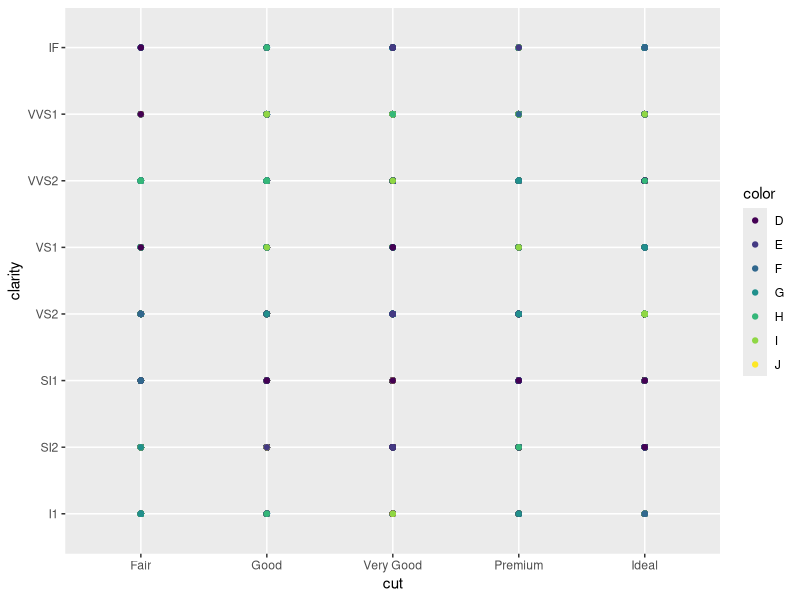

Generate this figure with R:
### Quick R Script
### Visualize diamonds dataset

library(ggplot2)
library(dplyr)

# load data
data("diamonds")

# visualization
ggplot(diamonds, aes(x = cut, y = clarity, color = color)) +
    geom_point()